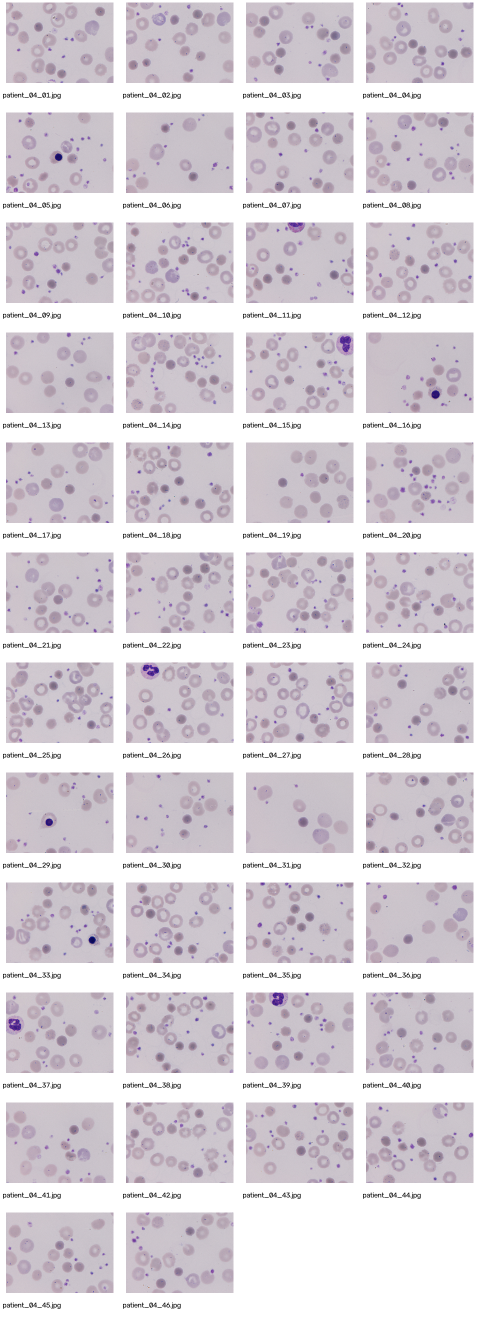
#> input picture results/week4/reference_quality_analysis/patient_04_contact_sheet.png, 960 x 2640 px (shown at 1/2 size)
$ python -i 02_reference_quality_analysis.py   (imports and definitions only)   (older library calls are emulated)
#> lines starting #> are read from the running program, lines starting #| are printed output that depends on the picture

import cv2
import csv
import numpy as np

from pathlib import Path
from math import ceil


# ==========================================
# CONFIGURATION
# ==========================================

DATASET_DIR = Path(r"D:\Blood Smear Dataset")

OUTPUT_DIR = Path(
    "results/week4/reference_quality_analysis"
)

# [4 lines not run here, left out]

PATIENTS = [
    "patient_04",
    "patient_05"
]

SUPPORTED_FORMATS = [
    ".jpg", ".jpeg", ".png",
    ".tif", ".tiff"
]


# ==========================================
# STEP 1: FIND PATIENT IMAGES
# ==========================================

# [30 lines left out: function find_images, not called in this run]


# ==========================================
# STEP 2: CALCULATE IMAGE STATISTICS
# ==========================================

def analyse_image(image_path):

    image = cv2.imread(str(image_path))
#> image is the input picture: shape (2640, 960, 3); mean B, G, R 216.6, 209.8, 216.2

    if image is None:

        print("Unable to load:", image_path.name)

        return None

    rgb = cv2.cvtColor(
        image,
        cv2.COLOR_BGR2RGB
    )

    lab = cv2.cvtColor(
        rgb,
        cv2.COLOR_RGB2LAB
    )
#> lab: shape (2640, 960, 3); mean of channels 0, 1, 2 215.9, 131.6, 125.4

    # RGB statistics
    rgb_mean = np.mean(
        rgb,
        axis=(0, 1)
    )
#> rgb_mean = [216.2, 209.8, 216.6]

    rgb_std = np.std(
        rgb,
        axis=(0, 1)
    )
#> rgb_std = [33.68, 38.73, 32.98]

    # LAB statistics
    lab_mean = np.mean(
        lab,
        axis=(0, 1)
    )
#> lab_mean = [215.9, 131.6, 125.4]

    lab_std = np.std(
        lab,
        axis=(0, 1)
    )
#> lab_std = [34.33, 3.89, 3.62]

    # Brightness and contrast
    lightness = lab[:, :, 0].astype(
        np.float32
    )

    brightness = float(
        np.mean(lightness)
    )
#> brightness = 215.9

    contrast = float(
        np.std(lightness)
    )
#> contrast = 34.33

    # Optical Density
    rgb_float = np.clip(
        rgb.astype(np.float32),
        1,
        255
    )

    optical_density = -np.log(
        rgb_float / 255.0
    )
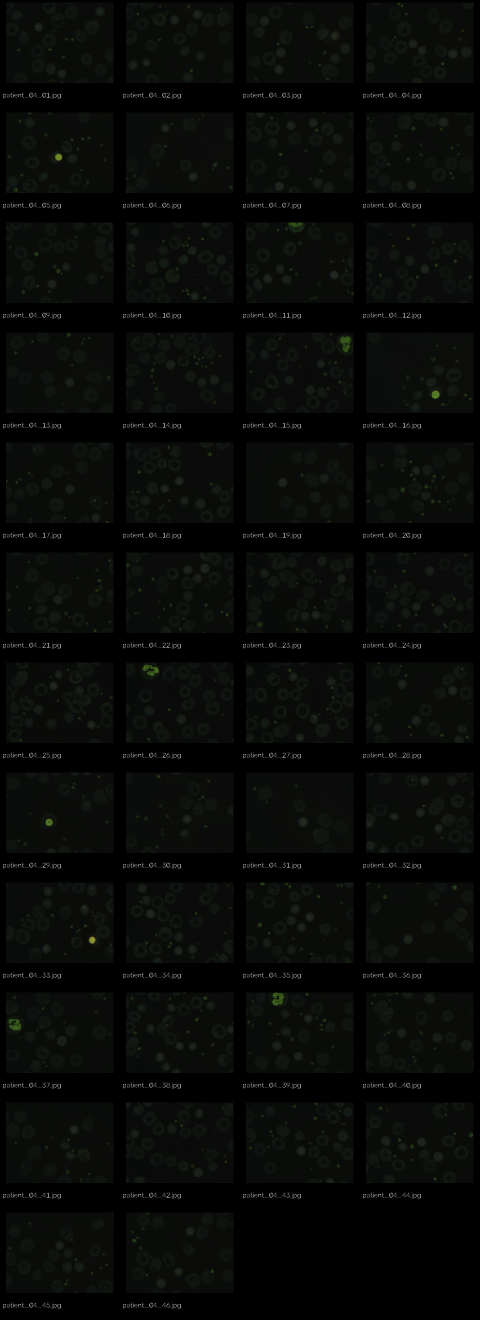
#> optical_density: shape (2640, 960, 3) float32 (shown at 1/2 size); mean R, G, B 0.185, 0.22, 0.182; drawn with min black and max white

    od_mean = float(
        np.mean(optical_density)
    )
#> od_mean = 0.196

    od_std = float(
        np.std(optical_density)
    )
#> od_std = 0.271

    # Image sharpness indicator
    gray = cv2.cvtColor(
        image,
        cv2.COLOR_BGR2GRAY
    )

    sharpness = float(
        cv2.Laplacian(
            gray,
            cv2.CV_64F
        ).var()
    )
#> sharpness = 1544.2

    height, width = image.shape[:2]
#> height = 2640; width = 960

    return {

#> (the run stopped early here; a loop or call above may not have finished)
